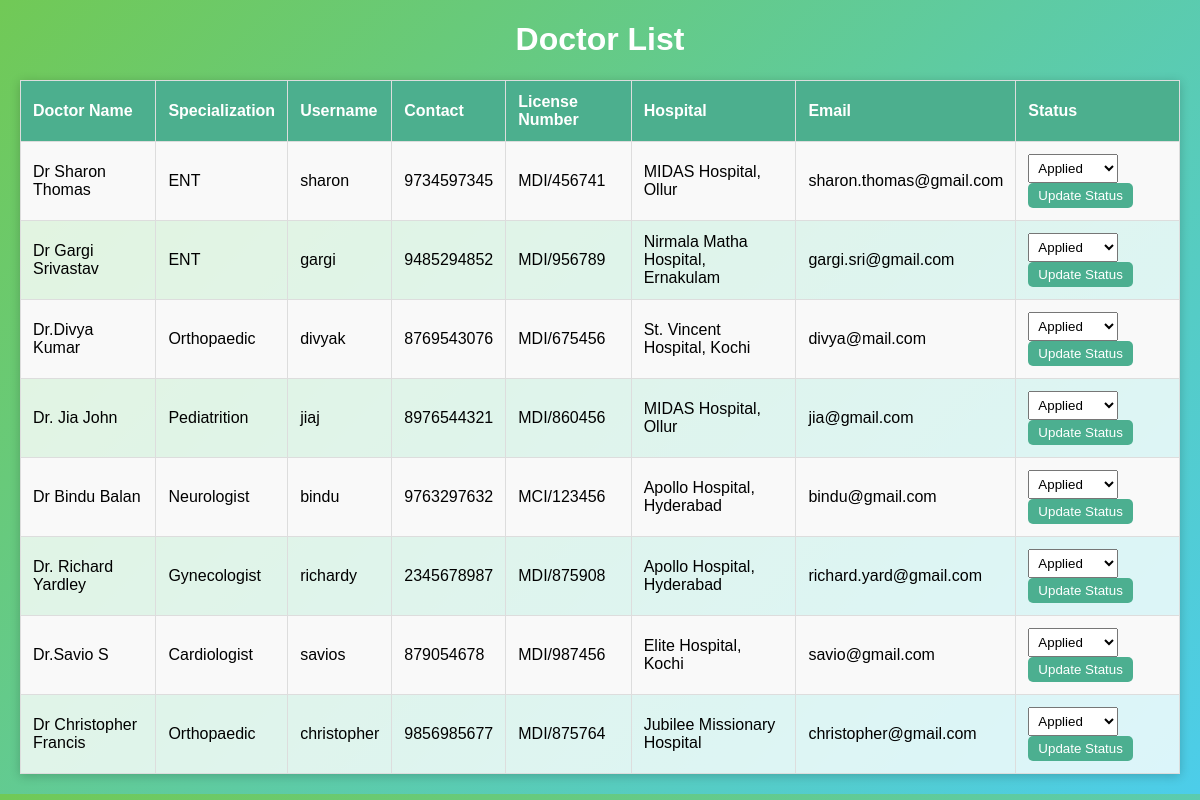
The app's page /doctoreglist/ with its own data.
### fapk/models.py (models this page shows)
class doctoreg(models.Model):
    doctorname=models.CharField(max_length=100)
    specialization=models.CharField(max_length=100)
    contact=models.IntegerField()
    licenseNumber=models.CharField(max_length=50)
    hospital=models.CharField(max_length=250)
    image=models.ImageField(upload_to='doctorimage/',blank=True,null=True)
    username=models.CharField(max_length=100)
    email=models.EmailField()
    password=models.CharField(max_length=10)
    confirmPassword=models.CharField(max_length=10)

### fapk/views.py (the view)
# urls.py: path('doctoreglist/',views.doctoreglist,name='doctoreglist'),
def doctoreglist(request):
    doc = doctoreg.objects.all()
    return render(request, 'doctoreglist.html', {'doc': doc})

### fapk/templates/doctoreglist.html (shortened to what this page needs)
{% load static %}
<!DOCTYPE html>
<html lang="en">
<head>
</head>
<body>
<h1>Doctor List</h1>
    <table>
         <tr>
             <th>Doctor Name</th>
             <th>Specialization</th>
             <th>Username</th>
             <th>Contact</th>
             <th>License Number</th>
             <th>Hospital</th>
             <th>Email</th>
             <th>Status</th>
         </tr>
         {% for doc in doc %}
         <tr>
             <td>{{doc.doctorname}}</td>
             <td>{{doc.specialization}}</td>
             <td>{{doc.username}}</td>
             <td>{{doc.contact}}</td>
             <td>{{doc.licenseNumber}}</td>
             <td>{{doc.hospital}}</td>
             <td>{{doc.email}}</td>
             <td>
                 <form method="POST" action="{% url 'update_status' %}">
                     <select name="status">
                         <option value="applied" {% if doc.status == 'applied' %}selected{% endif %}>Applied</option>
                     </select>
                     <button type="submit">Update Status</button>
                 </form>
             </td>
         </tr>
         {% endfor %}
      </table>
</body>
</html>

### fapk/templates/doctoreglist.html (style rules this page uses)
body { font-family: Arial, sans-serif; background: linear-gradient(135deg,rgb(113, 201, 86),rgb(76, 205, 234)); margin: 20px; padding: 0; background-color: #f9f9f9; }
h1 { font-family: 'Poppins', sans-serif; text-align: center; color: white; }
table { width: 100%; border-collapse: collapse; margin-top: 20px; background-color: rgba(255, 255, 255, 0.8); box-shadow: 0 2px 10px rgba(0, 0, 0, 0.2); }
th, td { padding: 12px; text-align: left; border: 1px solid #dddddd; }
th { background-color:rgb(76, 175, 142); color: white; }
tr:nth-child(even) { background-color:rgb(249, 249, 249); }
form { display: inline; }
select { padding: 5px; margin-right: 10px; }
button { background-color:rgb(76, 175, 144); color: white; border: none; padding: 5px 10px; cursor: pointer; border-radius: 5px; }

### records on screen
doctoreg: doctorname "Dr Sharon Thomas", specialization "ENT", username "sharon", contact "9734597345", licenseNumber "MDI/456741", hospital "MIDAS Hospital, Ollur", email "sharon.thomas@gmail.com"
doctoreg: doctorname "Dr Gargi Srivastav", specialization "ENT", username "gargi", contact "9485294852", licenseNumber "MDI/956789", hospital "Nirmala Matha Hospital, Ernakulam", email "gargi.sri@gmail.com"
doctoreg: doctorname "Dr.Divya Kumar", specialization "Orthopaedic", username "divyak", contact "8769543076", licenseNumber "MDI/675456", hospital "St. Vincent Hospital, Kochi", email "divya@mail.com"
doctoreg: doctorname "Dr. Jia John", specialization "Pediatrition", username "jiaj", contact "8976544321", licenseNumber "MDI/860456", hospital "MIDAS Hospital, Ollur", email "jia@gmail.com"
doctoreg: doctorname "Dr Bindu Balan", specialization "Neurologist", username "bindu", contact "9763297632", licenseNumber "MCI/123456", hospital "Apollo Hospital, Hyderabad", email "bindu@gmail.com"
doctoreg: doctorname "Dr. Richard Yardley", specialization "Gynecologist", username "richardy", contact "2345678987", licenseNumber "MDI/875908", hospital "Apollo Hospital, Hyderabad", email "richard.yard@gmail.com"
doctoreg: doctorname "Dr.Savio S", specialization "Cardiologist", username "savios", contact "879054678", licenseNumber "MDI/987456", hospital "Elite Hospital, Kochi", email "savio@gmail.com"
doctoreg: doctorname "Dr Christopher Francis", specialization "Orthopaedic", username "christopher", contact "9856985677", licenseNumber "MDI/875764", hospital "Jubilee Missionary Hospital", email "christopher@gmail.com"
